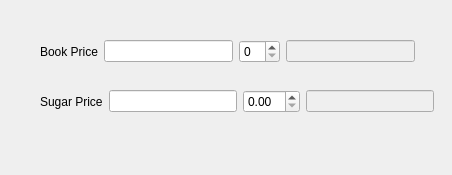
<?xml version="1.0" encoding="UTF-8"?>
<ui version="4.0">
 <class>Dialog</class>
 <widget class="QDialog" name="Dialog">
  <property name="geometry">
   <rect>
    <x>0</x>
    <y>0</y>
    <width>452</width>
    <height>175</height>
   </rect>
  </property>
  <property name="windowTitle">
   <string>Dialog</string>
  </property>
  <widget class="QLabel" name="labelTotalAmount">
   <property name="geometry">
    <rect>
     <x>310</x>
     <y>140</y>
     <width>121</width>
     <height>16</height>
    </rect>
   </property>
   <property name="text">
    <string/>
   </property>
  </widget>
  <widget class="QWidget" name="">
   <property name="geometry">
    <rect>
     <x>40</x>
     <y>90</y>
     <width>394</width>
     <height>23</height>
    </rect>
   </property>
   <layout class="QHBoxLayout" name="horizontalLayout">
    <item>
     <widget class="QLabel" name="labelSugarPrice">
      <property name="text">
       <string>Sugar Price</string>
      </property>
     </widget>
    </item>
    <item>
     <widget class="QLineEdit" name="lineEditSugarPrice"/>
    </item>
    <item>
     <widget class="QDoubleSpinBox" name="doubleSpinBoxSugarWeight"/>
    </item>
    <item>
     <widget class="QLineEdit" name="lineEditSugarAmount">
      <property name="enabled">
       <bool>false</bool>
      </property>
     </widget>
    </item>
   </layout>
  </widget>
  <widget class="QWidget" name="">
   <property name="geometry">
    <rect>
     <x>40</x>
     <y>40</y>
     <width>375</width>
     <height>23</height>
    </rect>
   </property>
   <layout class="QHBoxLayout" name="horizontalLayout_2">
    <item>
     <widget class="QLabel" name="labelBookPrice">
      <property name="text">
       <string>Book Price</string>
      </property>
     </widget>
    </item>
    <item>
     <widget class="QLineEdit" name="lineEditBookPrice"/>
    </item>
    <item>
     <widget class="QSpinBox" name="spinBoxBookQty"/>
    </item>
    <item>
     <widget class="QLineEdit" name="lineEditBookAmount">
      <property name="enabled">
       <bool>false</bool>
      </property>
     </widget>
    </item>
   </layout>
  </widget>
 </widget>
 <resources/>
 <connections/>
</ui>
